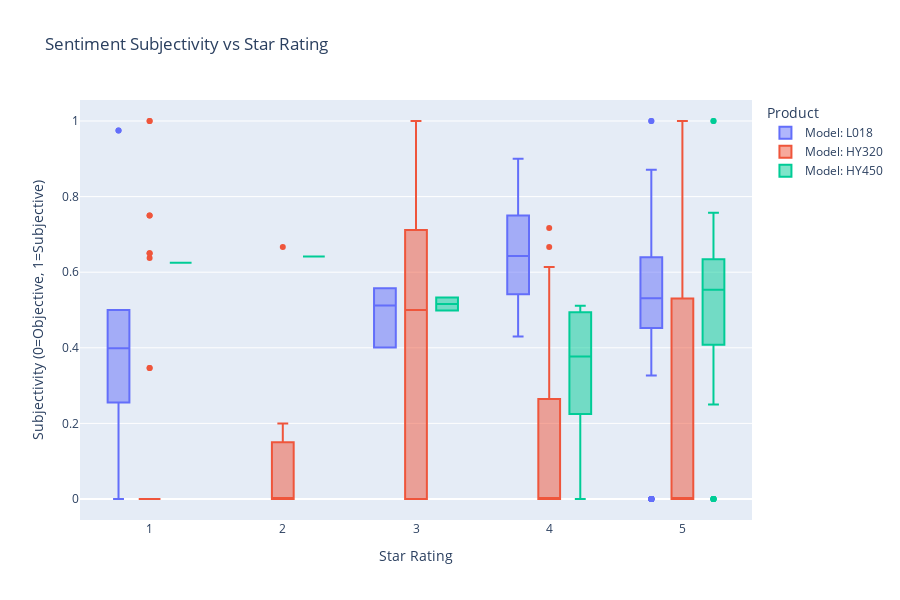

The cell this chart's notebook holds for it:
### Code cell
# Plot sentiment subjectivity vs star rating
fig = px.box(
    all_reviews, 
    x='rating', 
    y='subjectivity', 
    color='product_name',
    title='Sentiment Subjectivity vs Star Rating',
    labels={'rating': 'Star Rating', 'subjectivity': 'Subjectivity (0=Objective, 1=Subjective)', 'product_name': 'Product'}
)

fig.update_layout(
    xaxis=dict(tickmode='linear', tick0=1, dtick=1),
    height=600,
    boxmode='group'
)

fig.show()

### Figure 1 — Plotly figure (JSON) as saved in the notebook; plotly's stock layout.template omitted (floating-point values rounded to 4 significant figures; data arrays with more than 128 entries replaced by an {"elided": "..."} marker saying what was removed)
{"data": [{"alignmentgroup": "True", "hovertemplate": "Product=Model: L018<br>Star Rating=%{x}<br>Subjectivity (0=Objective, 1=Subjective)=%{y}<extra></extra>", "legendgroup": "Model: L018", "marker": {"color": "#636efa"}, "name": "Model: L018", "notched": false, "offsetgroup": "Model: L018", "orientation": "v", "showlegend": true, "type": "box", "x": {"elided": "140 int values"}, "x0": " ", "xaxis": "x", "y": {"elided": "140 float values"}, "y0": " ", "yaxis": "y"}, {"alignmentgroup": "True", "hovertemplate": "Product=Model: HY320<br>Star Rating=%{x}<br>Subjectivity (0=Objective, 1=Subjective)=%{y}<extra></extra>", "legendgroup": "Model: HY320", "marker": {"color": "#EF553B"}, "name": "Model: HY320", "notched": false, "offsetgroup": "Model: HY320", "orientation": "v", "showlegend": true, "type": "box", "x": {"elided": "300 int values"}, "x0": " ", "xaxis": "x", "y": {"elided": "300 float values"}, "y0": " ", "yaxis": "y"}, {"alignmentgroup": "True", "hovertemplate": "Product=Model: HY450<br>Star Rating=%{x}<br>Subjectivity (0=Objective, 1=Subjective)=%{y}<extra></extra>", "legendgroup": "Model: HY450", "marker": {"color": "#00cc96"}, "name": "Model: HY450", "notched": false, "offsetgroup": "Model: HY450", "orientation": "v", "showlegend": true, "type": "box", "x": [5, 4, 5, 5, 5, 4, 5, 1, 5, 5, 5, 5, 5, 2, 3, 5, 5, 5, 4, 5, 5, 5, 5, 4, 5, 5, 3, 5, 4, 5, 5, 5, 5, 4, 5, 5, 5, 5, 4, 5, 4, 5, 5, 5, 4, 5, 1, 5, 5, 5, 5, 5, 2, 3, 5, 5, 5, 4, 5, 5, 5, 5, 4, 5, 5, 3, 5, 4], "x0": " ", "xaxis": "x", "y": [0.596, 0.4941, 0.6583, 0.4382, 0.5767, 0.511, 0.5336, 0.625, 0.6333, 0.387, 0.606, 0.5, 0.64, 0.6417, 0.5333, 0.55, 1.0, 0.4292, 0.0, 0.75, 0.25, 0.0, 0.0, 0.3571, 0.0, 0.6357, 0.4986, 0.7571, 0.225, 0.4336, 0.5577, 0.375, 0.5878, 0.3973, 0.4336, 0.5577, 0.375, 0.5878, 0.3973, 0.596, 0.4941, 0.6583, 0.4382, 0.5767, 0.511, 0.5336, 0.625, 0.6333, 0.387, 0.606, 0.5, 0.64, 0.6417, 0.5333, 0.55, 1.0, 0.4292, 0.0, 0.75, 0.25, 0.0, 0.0, 0.3571, 0.0, 0.6357, 0.4986, 0.7571, 0.225], "y0": " ", "yaxis": "y"}], "layout": {"boxmode": "group", "height": 600, "legend": {"title": {"text": "Product"}, "tracegroupgap": 0}, "title": {"text": "Sentiment Subjectivity vs Star Rating"}, "xaxis": {"anchor": "y", "domain": [0, 1], "dtick": 1, "tick0": 1, "tickmode": "linear", "title": {"text": "Star Rating"}}, "yaxis": {"anchor": "x", "domain": [0, 1], "title": {"text": "Subjectivity (0=Objective, 1=Subjective)"}}}}
